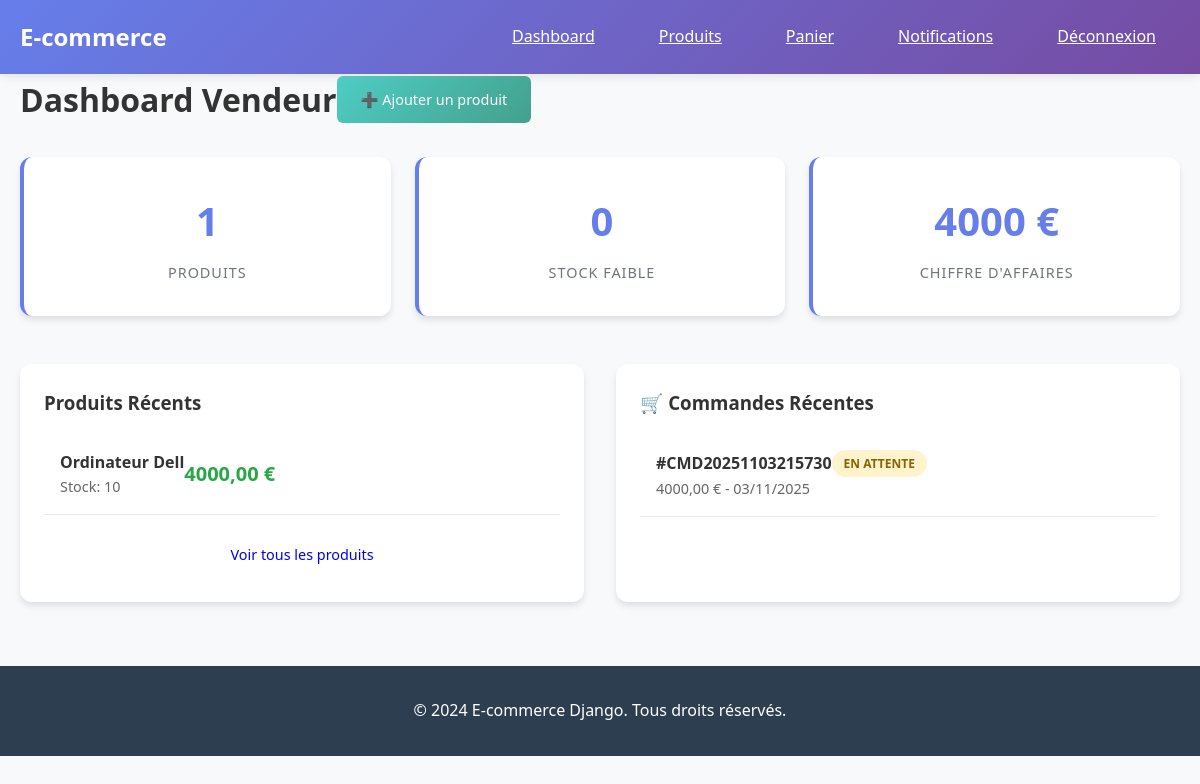
The page /dashboard/ (signed in) on the database its author committed.
### shop/models.py (models this page shows, shortened)
class Product(models.Model):
    vendeur = models.ForeignKey(CustomUser, on_delete=models.CASCADE, limit_choices_to={'user_type': 'vendeur'})
    name = models.CharField(max_length=200)
    description = models.TextField()
    price = models.DecimalField(max_digits=10, decimal_places=2)
    category = models.ForeignKey(Category, on_delete=models.CASCADE)
    image = models.ImageField(upload_to='products/')
    stock = models.PositiveIntegerField(default=0)
    is_active = models.BooleanField(default=True)
    created_at = models.DateTimeField(auto_now_add=True)
    updated_at = models.DateTimeField(auto_now=True)

class Order(models.Model):
    STATUS_CHOICES = (
        ('en_attente', 'En attente'),
        ('confirme', 'Confirmé'),
        ('expedie', 'Expédié'),
        ('livre', 'Livré'),
        ('annule', 'Annulé'),
    )
    user = models.ForeignKey(CustomUser, on_delete=models.CASCADE)
    order_number = models.CharField(max_length=20, unique=True)
    total_amount = models.DecimalField(max_digits=10, decimal_places=2)
    status = models.CharField(max_length=20, choices=STATUS_CHOICES, default='en_attente')
    shipping_address = models.TextField()
    billing_address = models.TextField()
    created_at = models.DateTimeField(auto_now_add=True)
    updated_at = models.DateTimeField(auto_now=True)

### shop/views.py (the view, shortened to what this page needs)
# urls.py: path('dashboard/', views.dashboard, name='dashboard'),
@login_required
def dashboard(request):
    if request.user.user_type == 'vendeur':
        products = Product.objects.filter(vendeur=request.user)
        total_products = products.count()
        low_stock_products = products.filter(stock__lt=10).count()
        orders = OrderItem.objects.filter(product__vendeur=request.user)
        total_sales = orders.aggregate(total=Sum('price'))['total'] or 0
        recent_orders = Order.objects.filter(
            items__product__vendeur=request.user
        ).distinct().order_by('-created_at')[:5]
        context = {
            'total_products': total_products,
            'low_stock_products': low_stock_products,
            'total_sales': total_sales,
            'recent_orders': recent_orders,
            'products': products[:5],
        }
        return render(request, 'dashboard/vendeur.html', context)
    elif request.user.user_type == 'client':
        orders = Order.objects.filter(user=request.user).order_by('-created_at')[:5]
        return render(request, 'dashboard/client.html', {'orders': orders})

### templates/dashboard/vendeur.html (shortened to what this page needs)
{% extends 'base.html' %}
{% block content %}
<div style="display: flex; justify-content: between; align-items: center; margin-bottom: 2rem;">
    <h1> Dashboard Vendeur</h1>
    <a href="{% url 'add_product' %}" class="btn btn-success">➕ Ajouter un produit</a>
</div>
<div class="stats-grid">
    <div class="stat-card">
        <div class="stat-number">{{ total_products }}</div>
        <div class="stat-label">Produits</div>
    </div>
    <div class="stat-card">
        <div class="stat-number">{{ low_stock_products }}</div>
        <div class="stat-label">Stock faible</div>
    </div>
    <div class="stat-card">
        <div class="stat-number">{{ total_sales }} €</div>
        <div class="stat-label">Chiffre d'affaires</div>
    </div>
</div>
<div style="display: grid; grid-template-columns: 1fr 1fr; gap: 2rem; margin: 2rem 0;">
    <div class="card">
        <h3 style="margin-bottom: 1rem;"> Produits Récents</h3>
        {% for product in products %}
        <div style="padding: 1rem; border-bottom: 1px solid #e9ecef; display: flex; justify-content: between; align-items: center;">
            <div>
                <strong>{{ product.name }}</strong>
                <div style="color: #666; font-size: 0.9rem;">Stock: {{ product.stock }}</div>
            </div>
            <div class="product-price">{{ product.price }} €</div>
        </div>
        {% empty %}
        <p style="text-align: center; color: #666; padding: 2rem;">Aucun produit</p>
        {% endfor %}
        <a href="{% url 'vendor_products' %}" class="btn" style="width: 100%; margin-top: 1rem;">Voir tous les produits</a>
    </div>
    <div class="card">
        <h3 style="margin-bottom: 1rem;">🛒 Commandes Récentes</h3>
        {% for order in recent_orders %}
        <div style="padding: 1rem; border-bottom: 1px solid #e9ecef;">
            <div style="display: flex; justify-content: between; align-items: center;">
                <strong>#{{ order.order_number }}</strong>
                <span class="badge {% if order.status == 'livre' %}badge-success{% elif order.status == 'annule' %}badge-danger{% else %}badge-warning{% endif %}">
                    {{ order.get_status_display }}
                </span>
            </div>
            <div style="color: #666; font-size: 0.9rem;">{{ order.total_amount }} € - {{ order.created_at|date:"d/m/Y" }}</div>
        </div>
        {% empty %}
        <p style="text-align: center; color: #666; padding: 2rem;">Aucune commande</p>
        {% endfor %}
    </div>
</div>
{% endblock %}

### templates/base.html (shortened to what this page needs)
<!DOCTYPE html>
<html lang="fr">
<head>
</head>
<body>
    <nav class="navbar">
        <div class="container">
            <div style="display: flex; justify-content: space-between; align-items: center;">
                <a href="{% url 'accueil' %}" class="navbar-brand"> E-commerce</a>
                <div style="display: flex; gap: 1rem;">
                    {% if user.is_authenticated %}
                        <a href="{% url 'dashboard' %}" class="nav-link"> Dashboard</a>
                        <a href="{% url 'product_list' %}" class="nav-link"> Produits</a>
                        <a href="{% url 'cart_view' %}" class="nav-link"> Panier</a>
                        <a href="{% url 'notifications' %}" class="nav-link"> Notifications</a>
                        <a href="{% url 'logout' %}" class="nav-link"> Déconnexion</a>
                    {% else %}
                        <a href="{% url 'login' %}" class="nav-link"> Connexion</a>
                        <a href="{% url 'register' %}" class="nav-link"> Inscription</a>
                    {% endif %}
                </div>
            </div>
        </div>
    </nav>
    <div class="container">
        {% block content %}
        {% endblock %}
    </div>
    <footer class="footer">
        <div class="container">
            <p>&copy; 2024 E-commerce Django. Tous droits réservés.</p>
        </div>
    </footer>
</body>
</html>

### templates/base.html (style rules this page uses)
* { margin: 0; padding: 0; box-sizing: border-box; }
body { font-family: 'Segoe UI', Tahoma, Geneva, Verdana, sans-serif; line-height: 1.6; color: #333; background-color: #f8f9fa; }
.navbar { background: linear-gradient(135deg, #667eea 0%, #764ba2 100%); padding: 1rem 0; box-shadow: 0 2px 10px rgba(0,0,0,0.1); }
.navbar-brand { color: white !important; font-size: 1.5rem; font-weight: bold; text-decoration: none; }
.nav-link { color: white !important; margin: 0 0.5rem; padding: 0.5rem 1rem !important; border-radius: 5px; transition: background-color 0.3s; }
.container { max-width: 1200px; margin: 0 auto; padding: 0 20px; }
.btn { display: inline-block; padding: 0.75rem 1.5rem; border: none; border-radius: 6px; text-decoration: none; text-align: center; font-size: 0.9rem; cursor: pointer; transition: all 0.3s ease; }
.btn-success { background: linear-gradient(135deg, #4ecdc4 0%, #44a08d 100%); color: white; }
.card { background: white; border-radius: 12px; padding: 1.5rem; margin: 1rem 0; box-shadow: 0 4px 6px rgba(0, 0, 0, 0.1); transition: transform 0.3s ease, box-shadow 0.3s ease; }
.footer { background: #2c3e50; color: white; text-align: center; padding: 2rem 0; margin-top: 3rem; }
.stats-grid { display: grid; grid-template-columns: repeat(auto-fit, minmax(200px, 1fr)); gap: 1.5rem; margin: 2rem 0; }
.stat-card { background: white; padding: 2rem; border-radius: 12px; text-align: center; box-shadow: 0 4px 6px rgba(0, 0, 0, 0.1); border-left: 4px solid #667eea; }
.stat-number { font-size: 2.5rem; font-weight: bold; color: #667eea; margin-bottom: 0.5rem; }
.stat-label { color: #6c757d; font-size: 0.9rem; text-transform: uppercase; letter-spacing: 1px; }
.product-price { font-size: 1.25rem; font-weight: bold; color: #28a745; margin: 0.5rem 0; }
.badge { display: inline-block; padding: 0.25rem 0.75rem; border-radius: 20px; font-size: 0.75rem; font-weight: 600; text-transform: uppercase; }
.badge-warning { background: #fff3cd; color: #856404; }

### rows shown on the page
Product: name "Ordinateur Dell", stock "10", price "4000,00"
Order: order_number "CMD20251103215730", status "EN ATTENTE", total_amount "4000,00", created_at "03/11/2025"

### other values the page prints
{{ total_products }} "1"
{{ low_stock_products }} "0"
{{ total_sales }} "4000"
